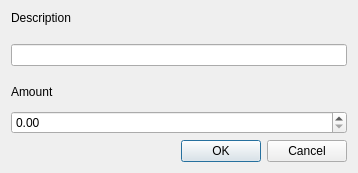
<?xml version="1.0" encoding="UTF-8"?>
<ui version="4.0">
 <class>AddExpenseForm</class>
 <widget class="QDialog" name="AddExpenseForm">
  <property name="geometry">
   <rect>
    <x>0</x>
    <y>0</y>
    <width>358</width>
    <height>173</height>
   </rect>
  </property>
  <property name="windowTitle">
   <string>Dialog</string>
  </property>
  <layout class="QVBoxLayout" name="verticalLayout_2">
   <item>
    <layout class="QVBoxLayout" name="verticalLayout">
     <item alignment="Qt::AlignTop">
      <widget class="QLabel" name="descriptionLbl">
       <property name="text">
        <string>Description</string>
       </property>
      </widget>
     </item>
     <item alignment="Qt::AlignTop">
      <widget class="QLineEdit" name="descriptionInput"/>
     </item>
     <item>
      <widget class="QLabel" name="amountLbl">
       <property name="text">
        <string>Amount</string>
       </property>
      </widget>
     </item>
     <item>
      <widget class="QDoubleSpinBox" name="amountInput">
       <property name="maximum">
        <double>9999.989999999999782</double>
       </property>
      </widget>
     </item>
     <item>
      <widget class="QDialogButtonBox" name="buttonBox">
       <property name="orientation">
        <enum>Qt::Horizontal</enum>
       </property>
       <property name="standardButtons">
        <set>QDialogButtonBox::Cancel|QDialogButtonBox::Ok</set>
       </property>
      </widget>
     </item>
    </layout>
   </item>
  </layout>
 </widget>
 <resources/>
 <connections>
  <connection>
   <sender>buttonBox</sender>
   <signal>accepted()</signal>
   <receiver>AddExpenseForm</receiver>
   <slot>accept()</slot>
   <hints>
    <hint type="sourcelabel">
     <x>248</x>
     <y>254</y>
    </hint>
    <hint type="destinationlabel">
     <x>157</x>
     <y>274</y>
    </hint>
   </hints>
  </connection>
  <connection>
   <sender>buttonBox</sender>
   <signal>rejected()</signal>
   <receiver>AddExpenseForm</receiver>
   <slot>reject()</slot>
   <hints>
    <hint type="sourcelabel">
     <x>316</x>
     <y>260</y>
    </hint>
    <hint type="destinationlabel">
     <x>286</x>
     <y>274</y>
    </hint>
   </hints>
  </connection>
 </connections>
</ui>
